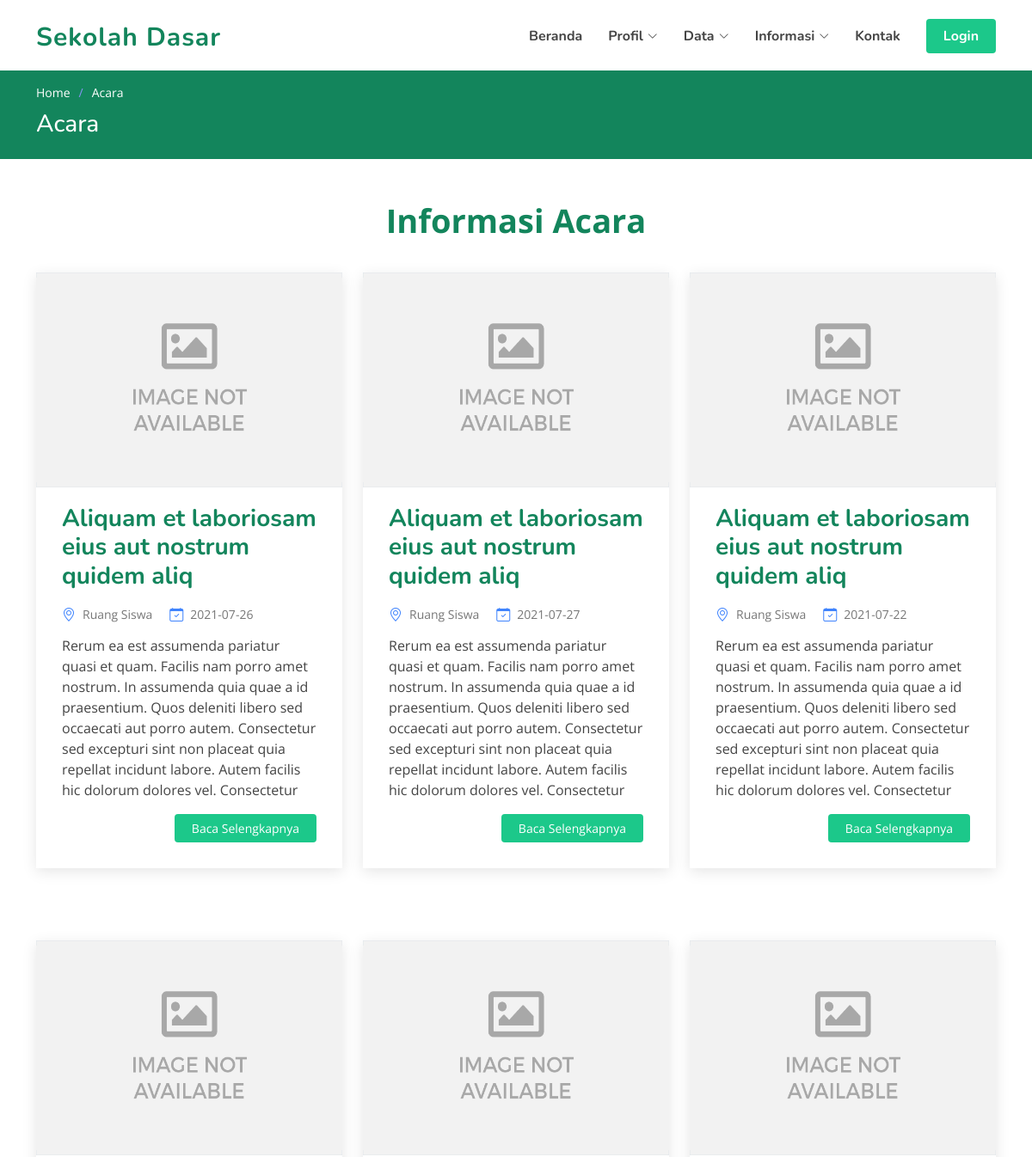
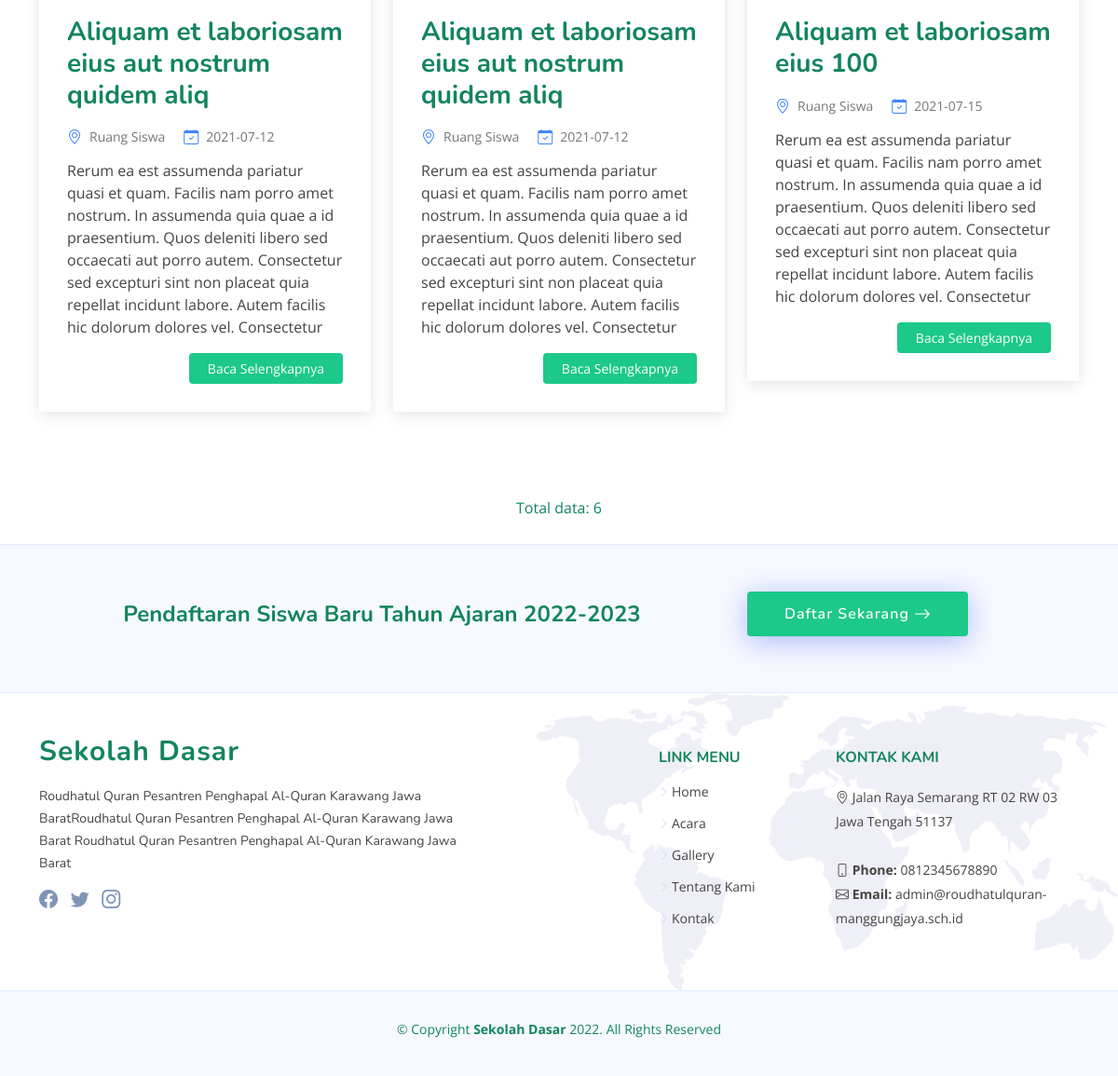
Screenshot of /index.php/acara with the database file from the repository (2 pictures, top to bottom).
### tables this page shows
CREATE TABLE `website` (
  `id` int(11) NOT NULL,
  `nama` varchar(250) NOT NULL,
  `deskripsi` text NOT NULL,
  `alamat` varchar(250) NOT NULL,
  `kab` varchar(250) NOT NULL,
  `logo` varchar(250) NOT NULL,
  `fav` varchar(100) NOT NULL,
  `img_login` varchar(100) NOT NULL,
  `img_login_admin` varchar(250) NOT NULL,
  `email` varchar(255) NOT NULL,
  `telp` varchar(255) NOT NULL,
  `maps` text NOT NULL,
  `link_fb` varchar(255) NOT NULL,
  `link_ig` varchar(255) NOT NULL,
  `link_tw` varchar(255) NOT NULL
);

CREATE TABLE `acara` (
  `id` int(11) NOT NULL,
  `judul` varchar(150) NOT NULL,
  `deskripsi` text NOT NULL,
  `id_kat` int(11) NOT NULL,
  `img` varchar(250) NOT NULL,
  `tempat` varchar(255) NOT NULL,
  `jam` varchar(250) NOT NULL,
  `tgl` date NOT NULL,
  `id_peng` int(11) NOT NULL
);

CREATE TABLE `home` (
  `id` int(11) NOT NULL,
  `judul` varchar(255) NOT NULL,
  `isi` varchar(255) NOT NULL,
  `tombol` varchar(100) NOT NULL,
  `link` varchar(255) NOT NULL,
  `img` varchar(250) NOT NULL
);

### application/controllers/Acara.php (called while the page is built, shortened)
<?php
class Acara extends CI_Controller
{
    public function __construct()
    {
        $this->load->library('pagination');
        $this->load->model('M_home');
    }
    public function index()
    {
        $data['menu'] = 'acara';
        $data['web'] =  $this->db->get('website')->row_array();
        $data['home'] =  $this->db->get('home')->row_array();
        $this->db->from("acara");
        $config = array();
        $config['base_url'] = site_url('acara');
        $config['total_rows'] = $this->db->count_all_results();
        $config['per_page'] = 6;
        $config["num_links"] = 5;
        $config['first_link']       = '⇤ First';
        $config['last_link']        = 'Last ⇥';
        $config['next_link']        = 'Next →';
        $config['prev_link']        = '← Prev';
        $config['full_tag_open']    = '<ul>';
        $config['full_tag_close']   = '</ul>';
        $config['num_tag_open']     = '<li>';
        $config['num_tag_close']    = '</li>';
        $config['cur_tag_open']     = '<li class="active"><a>';
        $config['cur_tag_close']    = '</a></li>';
        $config['next_tag_open']    = '<li>';
        $config['next_tagl_close']  = '</li>';
        $config['prev_tag_open']    = '<li>';
        $config['prev_tagl_close']  = 'Next</li>';
        $config['first_tag_open']   = '<li>';
        $config['first_tagl_close'] = '</li>';
        $config['last_tag_open']    = '<li>';
        $config['last_tagl_close']  = '</li>';
        $this->pagination->initialize($config);
        $data['page'] = ($this->uri->segment(2)) ? $this->uri->segment(2) : 0;
        $data['daftar'] = $this->M_home->daftar_acara($config["per_page"], $data['page'])->result_array();
        $data['pagination'] = $this->pagination->create_links();
        $data['total'] = $config['total_rows'];
        $this->load->view('frontend/header', $data);
        $this->load->view('frontend/acara', $data);
        $this->load->view('frontend/footer', $data);
    }
}

### index.php (called while the page is built, shortened)
<?php
require_once BASEPATH.'core/CodeIgniter.php';

### application/models/M_home.php (called while the page is built, shortened)
<?php
class M_home extends CI_Model
{
    function daftar_acara($limit, $start)
    {
        $this->db->order_by('id', 'DESC');
        $query = $this->db->get('acara', $limit, $start);
        return $query;
    }
}

### application/views/frontend/acara.php (the view, shortened to what this page needs)
<main id="main">
    <section class="breadcrumbs">
        <div class="container">
            <ol>
                <li><a href="<?= base_url('home'); ?>">Home</a></li>
                <li>Acara</li>
            </ol>
            <h2>Acara</h2>
        </div>
    </section>
    <section id="blog" class="blog">
        <div class="container" data-aos="fade-up">
            <header class="section-header">
                <p>Informasi Acara</p>
            </header>
            <div class="row gy-4">
                <?php foreach ($daftar as $d) : ?>
                    <div class="col-md-4 entries">
                        <article class="entry">
                            <div class="entry-img">
                                <img style="height: 250px;width: 450px;" src="<?= base_url('assets/'); ?>img/blog/<?= $d['img'] ?>" alt="" class="img-fluid">
                            </div>
                            <h2 class="entry-title">
                                <a href="<?= base_url('detail_acara?id=' . $d['id']); ?>"><?= nl2br(substr($d['judul'], 0, 50)); ?></a>
                            </h2>
                            <div class="entry-meta">
                                <ul>
                                    <li class="d-flex align-items-center"><i class="bi bi-geo-alt"></i> <a href="#"><?= $d['tempat'] ?></a></li>
                                    <li class="d-flex align-items-center"><i class="bi bi-calendar-check"></i> <a href="#"><?= $d['tgl'] ?></a></li>
                                </ul>
                            </div>
                            <div class="entry-content">
                                <p><?= nl2br(substr($d['deskripsi'], 0, 300)); ?></p>
                                <div class="read-more">
                                    <a href="<?= base_url('detail_acara?id=' . $d['id']); ?>">Baca Selengkapnya</a>
                                </div>
                            </div>
                        </article>
                    </div>
                <?php endforeach ?>
                <div class="blog-pagination">
                    <ul class="justify-content-center">
                        <li class="disabled" aria-disabled="true"><a>Total data: <?= $total; ?></a></li>
                    </ul>
                </div>
            </div>
        </div>
    </section>
</main>

### application/views/frontend/header.php (shortened to what this page needs)
<!DOCTYPE html>
<html lang="en">
<head>
  <link href="<?= base_url('assets/'); ?>vendor/bootstrap/css/bootstrap.min.css" rel="stylesheet">
  <link href="<?= base_url('assets/'); ?>vendor/bootstrap-icons/bootstrap-icons.css" rel="stylesheet">
  <link href="<?= base_url('assets/'); ?>vendor/aos/aos.css" rel="stylesheet">
  <link href="<?= base_url('assets/'); ?>vendor/remixicon/remixicon.css" rel="stylesheet">
  <link href="<?= base_url('assets/'); ?>vendor/swiper/swiper-bundle.min.css" rel="stylesheet">
  <link href="<?= base_url('assets/'); ?>vendor/glightbox/css/glightbox.min.css" rel="stylesheet">
  <link href="<?= base_url('assets/'); ?>css/style.css" rel="stylesheet">
  <link href="<?= base_url('assets/') ?>select2/dist/css/select2.min.css" rel="stylesheet" />
</head>
<body>
  <header id="header" class="header fixed-top">
    <div class="container-fluid container-xl d-flex align-items-center justify-content-between">
      <a href="<?= base_url('home'); ?>" class="logo d-flex align-items-center">
        <span><?= $web['nama'] ?></span>
      </a>
      <nav id="navbar" class="navbar">
        <ul>
          <li><a class="nav-link scrollto <?php if ($menu == 'beranda') {
                                            echo 'active';
                                          } ?>" href="<?= base_url('beranda'); ?>">Beranda</a></li>
          <li class="dropdown"><a href="#"><span>Profil</span> <i class="bi bi-chevron-down"></i></a>
          </li>
          <li class="dropdown"><a href="#"><span>Data</span> <i class="bi bi-chevron-down"></i></a>
          </li>
          <li class="dropdown"><a href="#"><span>Informasi</span> <i class="bi bi-chevron-down"></i></a>
          </li>
          <li><a class="nav-link scrollto <?php if ($menu == 'kontak') {
                                            echo 'active';
                                          } ?>" href="<?= base_url('kontak'); ?>">Kontak</a></li>
          <li><a class="getstarted scrollto" href="<?= base_url('auth'); ?>">Login</a></li>
        </ul>
      </nav>
    </div>
  </header>

### application/views/frontend/footer.php (shortened to what this page needs)
<footer id="footer" class="footer">
  <div class="footer-newsletter">
    <div class="container">
      <div class="row justify-content-center">
        <div class="col-lg-8 text-center">
          <h4><?= $home['judul'] ?></h4>
        </div>
        <div class="col-lg-4 text-center text-lg-start">
          <a href="<?= base_url($home['link']); ?>" class="btn-get-started scrollto d-inline-flex align-items-center justify-content-center align-self-center">
            <span><?= $home['tombol'] ?></span>
            <i class="bi bi-arrow-right"></i>
          </a>
        </div>
      </div>
    </div>
  </div>
  <div class="footer-top">
    <div class="container">
      <div class="row gy-4">
        <div class="col-lg-5 col-md-12 footer-info">
          <a href="<?= base_url('home'); ?>" class="logo d-flex align-items-center">
            <span><?= $web['nama'] ?></span>
          </a>
          <br />
          <p><?= $web['deskripsi'] ?></p>
          <div class="social-links mt-3">
            <?php if (!empty($web['link_fb'])) : ?>
              <a target="_blank" href="<?= $web['link_fb'] ?>" class="facebook"><i class="bi bi-facebook"></i></a>
            <?php endif ?>
            <?php if (!empty($web['link_tw'])) : ?>
              <a target="_blank" href="<?= $web['link_tw'] ?>" class="twitter"><i class="bi bi-twitter"></i></a>
            <?php endif ?>
            <?php if (!empty($web['link_ig'])) : ?>
              <a target="_blank" href="<?= $web['link_ig'] ?>" class="instagram"><i class="bi bi-instagram bx bxl-instagram"></i></a>
            <?php endif ?>
          </div>
        </div>
        <div style="display:blok;" id="foter-hide" class="col-lg-2 col-6 footer-links">
          <h4></h4>
          <ul>
            <li></li>
            <li></li>
            <li></li>
            <li></li>
            <li></li>
          </ul>
        </div>
        <div class="col-lg-2 col-6 footer-links">
          <h4>Link Menu</h4>
          <ul>
            <li><i class="bi bi-chevron-right"></i> <a href="<?= base_url('home'); ?>">Home</a></li>
            <li><i class="bi bi-chevron-right"></i> <a href="<?= base_url('acara'); ?>">Acara</a></li>
            <li><i class="bi bi-chevron-right"></i> <a href="<?= base_url('gallery'); ?>">Gallery</a></li>
            <li><i class="bi bi-chevron-right"></i> <a href="<?= base_url('about'); ?>">Tentang Kami</a></li>
            <li><i class="bi bi-chevron-right"></i> <a href="<?= base_url('kontak'); ?>">Kontak</a></li>
          </ul>
        </div>
        <div class="col-lg-3 col-md-12 footer-contact text-center text-md-start">
          <h4>Kontak Kami</h4>
          <p>
            <i class="bi bi-geo-alt"></i> <?= $web['alamat'] ?> <br><br>
            <strong><i class="bi bi-phone"></i> Phone:</strong> <?= $web['telp'] ?><br>
            <strong><i class="bi bi-envelope"></i> Email:</strong> <?= $web['email'] ?><br>
          </p>
        </div>
      </div>
    </div>
  </div>
  <div class="container">
    <div class="copyright">
      &copy; Copyright <strong><span><?= $web['nama'] ?></span></strong> <?= date('Y') ?>. All Rights Reserved
    </div>
    <div class="credits">
    </div>
  </div>
</footer>
</body>
</html>

### rows the page displays
website: nama "Sekolah Dasar", deskripsi "Roudhatul Quran Pesantren Penghapal Al-Quran Karawang Jawa BaratRoudhatul Quran Pesantren Penghapal Al-Quran Karawang Jawa Barat Roudhatul Quran Pesantren Penghapal Al-Quran Karawang Jawa Barat", alamat "Jalan Raya Semarang RT 02 RW 03 Jawa Tengah 51137", telp "0812345678890", email "admin@roudhatulquran-manggungjaya.sch.id"
acara: img (placeholder picture), judul "Aliquam et laboriosam eius aut nostrum quidem aliq", tempat "Ruang Siswa", tgl "2021-07-26", deskripsi "Rerum ea est assumenda pariatur quasi et quam. Facilis nam porro amet nostrum. In assumenda quia quae a id praesentium. Quos deleniti libero sed occaecati aut porro autem. Consectetur sed excepturi sint non placeat quia repellat incidunt labore. Autem facilis hic dolorum dolores vel. Consectetur"
acara: img (placeholder picture), judul "Aliquam et laboriosam eius aut nostrum quidem aliq", tempat "Ruang Siswa", tgl "2021-07-27", deskripsi "Rerum ea est assumenda pariatur quasi et quam. Facilis nam porro amet nostrum. In assumenda quia quae a id praesentium. Quos deleniti libero sed occaecati aut porro autem. Consectetur sed excepturi sint non placeat quia repellat incidunt labore. Autem facilis hic dolorum dolores vel. Consectetur"
acara: img (placeholder picture), judul "Aliquam et laboriosam eius aut nostrum quidem aliq", tempat "Ruang Siswa", tgl "2021-07-22", deskripsi "Rerum ea est assumenda pariatur quasi et quam. Facilis nam porro amet nostrum. In assumenda quia quae a id praesentium. Quos deleniti libero sed occaecati aut porro autem. Consectetur sed excepturi sint non placeat quia repellat incidunt labore. Autem facilis hic dolorum dolores vel. Consectetur"
acara: img (placeholder picture), judul "Aliquam et laboriosam eius aut nostrum quidem aliq", tempat "Ruang Siswa", tgl "2021-07-12", deskripsi "Rerum ea est assumenda pariatur quasi et quam. Facilis nam porro amet nostrum. In assumenda quia quae a id praesentium. Quos deleniti libero sed occaecati aut porro autem. Consectetur sed excepturi sint non placeat quia repellat incidunt labore. Autem facilis hic dolorum dolores vel. Consectetur"
acara: img (placeholder picture), judul "Aliquam et laboriosam eius aut nostrum quidem aliq", tempat "Ruang Siswa", tgl "2021-07-12", deskripsi "Rerum ea est assumenda pariatur quasi et quam. Facilis nam porro amet nostrum. In assumenda quia quae a id praesentium. Quos deleniti libero sed occaecati aut porro autem. Consectetur sed excepturi sint non placeat quia repellat incidunt labore. Autem facilis hic dolorum dolores vel. Consectetur"
acara: img (placeholder picture), judul "Aliquam et laboriosam eius 100", tempat "Ruang Siswa", tgl "2021-07-15", deskripsi "Rerum ea est assumenda pariatur quasi et quam. Facilis nam porro amet nostrum. In assumenda quia quae a id praesentium. Quos deleniti libero sed occaecati aut porro autem. Consectetur sed excepturi sint non placeat quia repellat incidunt labore. Autem facilis hic dolorum dolores vel. Consectetur"
home: judul "Pendaftaran Siswa Baru Tahun Ajaran 2022-2023", tombol "Daftar Sekarang"

### other values shown
$total "6"
